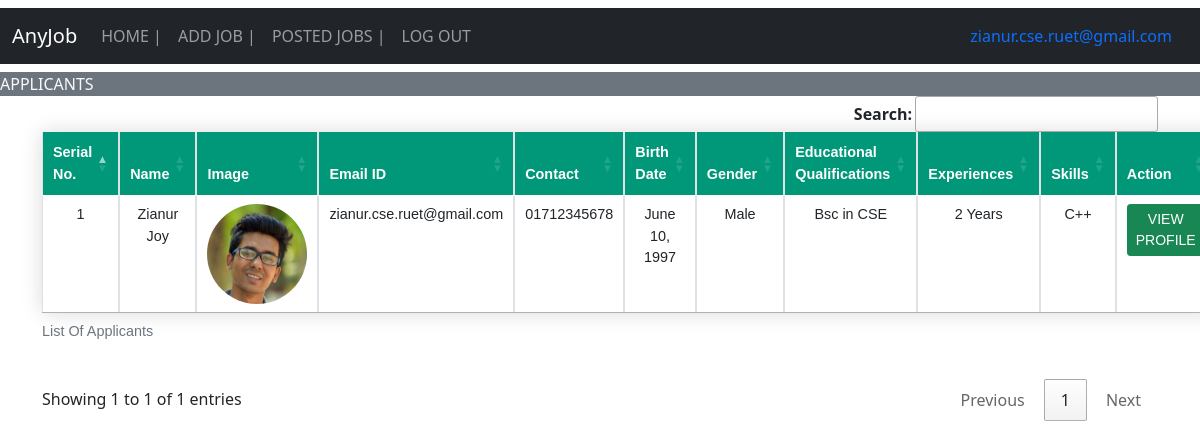
/job_applicants/1 (signed in), run on the app's committed database.
### job/models.py (models this page shows, shortened)
class Candidate(models.Model):
    contact = models.CharField(max_length=15)
    image = models.FileField(upload_to="candidate/images", null=True)
    education = models.CharField(max_length=50,null=True)
    experience = models.CharField(max_length=50,null=True)
    skill = models.CharField(max_length=50,null=True)
    gender = models.CharField(max_length=15,null=True)
    birth_date = models.DateField()
    type = models.CharField(max_length=15,null=True)
    user = OneToOneField(User, on_delete=CASCADE,null=True)

### job/views.py (the view)
# urls.py: path('job_applicants/<int:pid>', views.job_applicants, name="job_applicants"),
def job_applicants(request,pid):
    if not request.user.is_authenticated:
        return redirect('user_login')
    job = Job.objects.get(id=pid)
    candidate = job.student.all()
    d = {'candidate':candidate}
    return render(request, 'job_applicants.html', d)

### job/templates/job_applicants.html (shortened to what this page needs)
{% extends 'employer_navigation.html' %}
{% block head %}
<link href="/static/css/table.css" rel="stylesheet">
{% endblock head %}
{% block body %}
<marquee class="bg-secondary text-light" width="100%" direction="right" height="25px">
  APPLICANTS
</marquee>
<div class="container">
<table class=" my-4 table table-hover table-bordered styled-table" id="example">
    <caption>List Of Applicants</caption>
    <thead>
        <tr>
            <th>Serial No.</th>
            <th>Name</th>
            <th>Image</th>
            <th>Email ID</th>
            <th>Contact</th>
            <th>Birth Date</th>
            <th>Gender</th>
            <th>Educational Qualifications</th>
            <th>Experiences</th>
            <th>Skills</th>
            <th>Action</th>
        </tr>
    </thead>
    <tbody>
        {% for i in candidate %}
        <tr>
            <td>{{forloop.counter}}</td>
            <td>{{i.user.first_name}} {{i.user.last_name}}</td>
            <td><img src="{{i.image.url}}" style="width: 100px; height: 100px; border-radius: 50%;" alt=""></td>
            <td>{{i.user.username}}</td>
            <td>{{i.contact}}</td>
            <td>{{i.birth_date}}</td>
            <td>{{i.gender}}</td>
            <td>{{i.education}}</td>
            <td>{{i.experience}}</td>
            <td>{{i.skill}}</td>
            <td><a href="{% url 'view_profile_applicant' i.id %}" class="btn btn-success btn-sm" >VIEW PROFILE </a></td>
        </tr>
        {% endfor %}
    </tbody>
</table>
</div>
{% endblock body %}

### job/templates/employer_navigation.html (shortened to what this page needs)
<!doctype html>
<html lang="en">
  <head>
    <link href="https://cdn.jsdelivr.net/npm/bootstrap@5.0.1/dist/css/bootstrap.min.css" rel="stylesheet">
    <link rel="stylesheet" href="//cdn.datatables.net/1.10.24/css/jquery.dataTables.min.css">
    <link rel="stylesheet" href="https://cdn.datatables.net/buttons/1.7.0/css/buttons.dataTables.min.css">
    {% block head %} {% endblock head %}
  </head>
  <body>
    <nav class="navbar navbar-expand-lg navbar-dark bg-dark my-2">
        <div class="container-fluid">
          <a class="navbar-brand">AnyJob</a>
          <div class="collapse navbar-collapse" id="navbarSupportedContent">
            <ul class="navbar-nav me-auto mb-2 mb-lg-0">
              <li class="nav-item">
                <a class="nav-link" aria-current="page" href="/employer_home">HOME  |</a>
              </li>
              <li class="nav-item">
                <a class="nav-link" href="/add_job">ADD JOB  |</a>
              </li>
              <li class="nav-item">
                <a class="nav-link" href="/job_list">POSTED JOBS  |</a>
              </li>
              <li class="nav-item">
                <a class="nav-link" href="/logout_employer">LOG OUT</a>
              </li>
            </ul>
            <li class="nav-item d-flex">
                <a class="nav-link" href="/employer_home"> {{request.user.username}} </a>
            </li>
          </div>
        </div>
      </nav>
      {% block body %} {% endblock body %}
  </body>
</html>

### job/static/css/table.css (style rules this page uses)
.styled-table { border-collapse: collapse; margin: 25px 0; font-size: 0.9em; font-family: sans-serif; min-width: 400px; box-shadow: 0 0 20px rgba(0, 0, 0, 0.15); }
.styled-table thead tr { background-color: #009879; color: #ffffff; text-align: left; }
.styled-table th, .styled-table td { padding: 12px 15px; }
.styled-table tbody tr { border-bottom: 1px solid #dddddd; }
.styled-table tbody tr:last-of-type { border-bottom: 2px solid #009879; }
th,td { text-align: center; }

### data on the page
Candidate: user.first_name "Zianur", user.last_name "Joy", image (picture), user.username "zianur.cse.ruet@gmail.com", contact "01712345678", birth_date "June 10, 1997", gender "Male", education "Bsc in CSE", experience "2 Years", skill "C++"

### other printed values
{{ request.user.username }} "zianur.cse.ruet@gmail.com"
